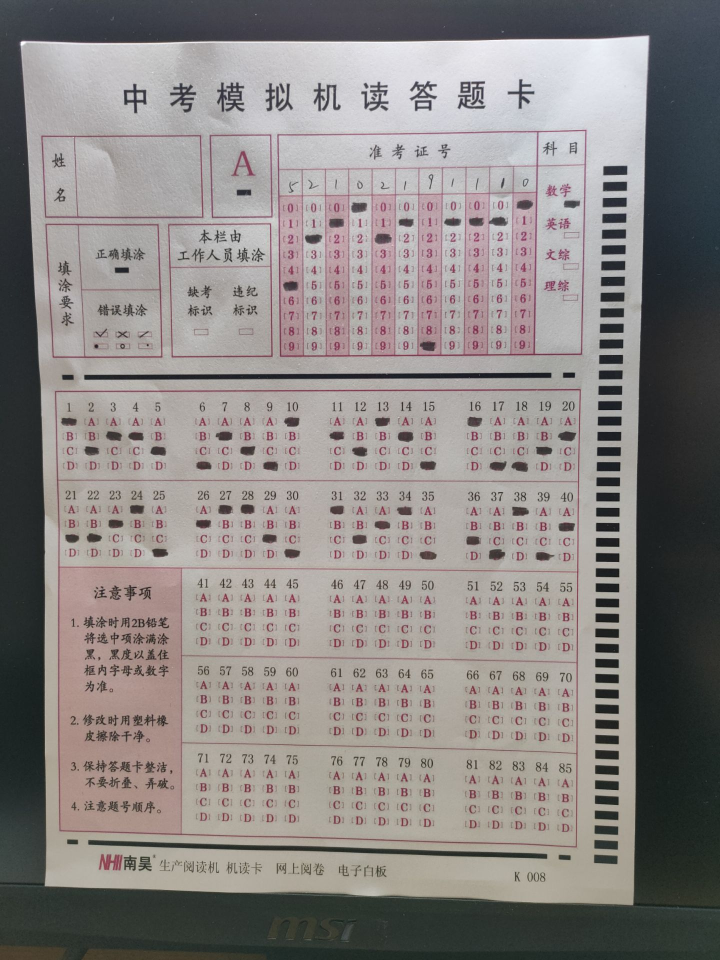
#> input picture img/2.jpg, 1440 x 1920 px (shown at 1/2 size)
$ python -i utils.py   (imports and definitions only)   (older library calls are emulated)
#> lines starting #> are read from the running program, lines starting #| are printed output that depends on the picture; after the words box and inside, x2 and y2 are one past the last pixel; in counts of white or black regions, pixels touching at a corner belong together
import cv2
import numpy as np
import imutils as im
from MACROS import *


def sobel_binarize(gray):
    # Enhence the image with Sobel operator
    h = cv2.Sobel(gray, cv2.CV_32F, 0, 1, -1)
    v = cv2.Sobel(gray, cv2.CV_32F, 1, 0, -1)
    gray = cv2.add(h, v)
    gray = cv2.convertScaleAbs(gray, alpha=ADJUST_CONTRAST_ALPHA, beta=ADJUST_CONTRAST_BETA)
    gray = cv2.GaussianBlur(gray, *GAUSSIAN_KERNEL, GAUSSIAN_KERNEL_SIGMA)
    _, binary = cv2.threshold(gray, 120, 255, cv2.THRESH_BINARY)
    # binary = cv2.adaptiveThreshold(img, 255, cv2.ADAPTIVE_THRESH_GAUSSIAN_C,
    #                             cv2.THRESH_BINARY, 11, 2)
    return binary

# [56 lines left out: functions edge_detection, line_length, line_angle, not called in this run]

>>> import cv2
>>> picture = cv2.imread('img/2.jpg', cv2.IMREAD_GRAYSCALE)
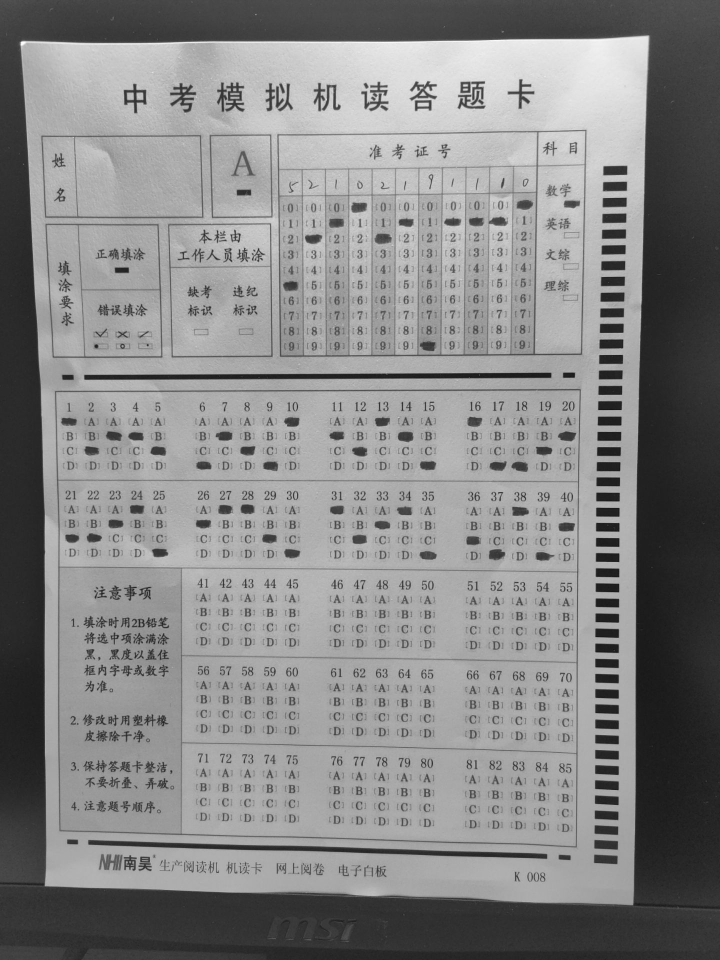
#> picture: shape (1920, 1440) (shown at 1/2 size); min 10, max 255, mean 133.7
>>> result = sobel_binarize(picture)
#> in sobel_binarize, `h = cv2.Sobel(gray, cv2.CV_32F, 0, 1, -1)`:
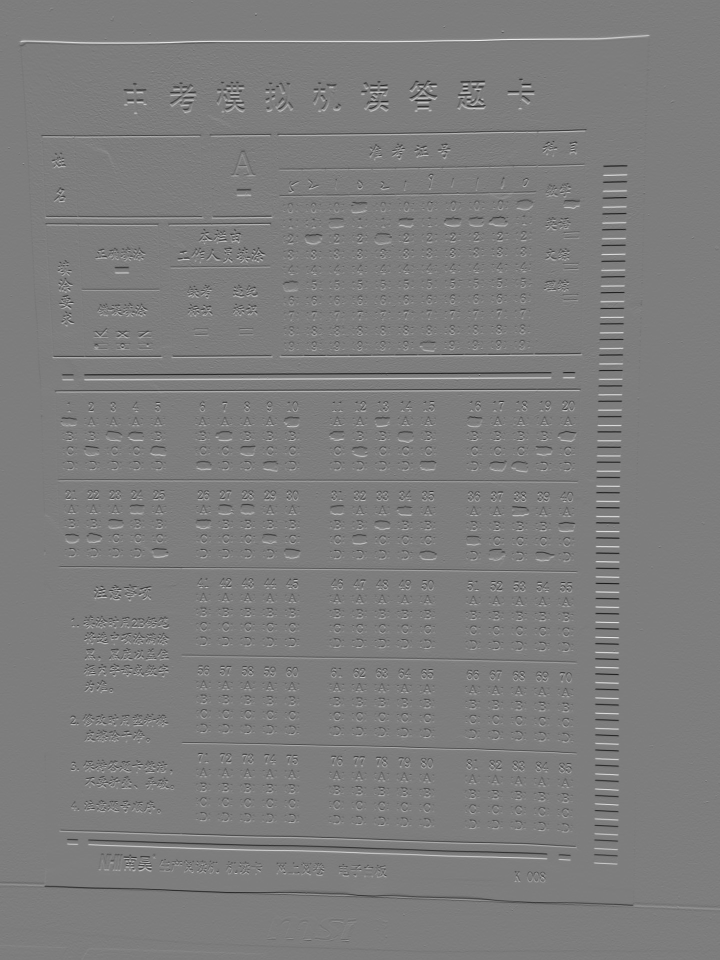
#> h: shape (1920, 1440) float32 (shown at 1/2 size); min -665, max 684, mean -0.1; drawn with min black and max white
#> in sobel_binarize, `v = cv2.Sobel(gray, cv2.CV_32F, 1, 0, -1)`:
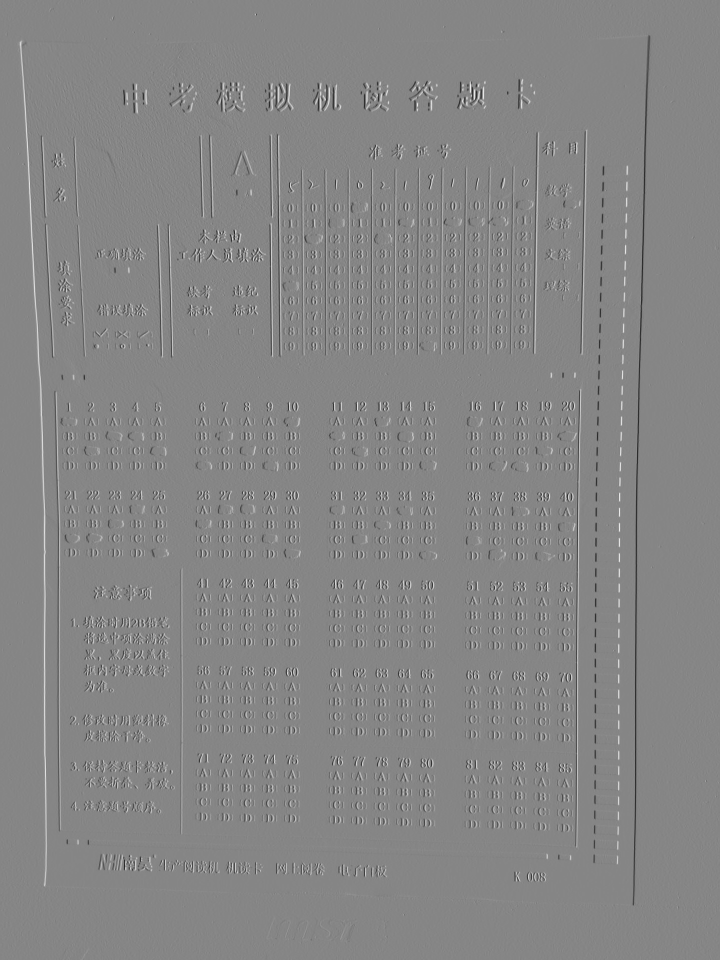
#> v: shape (1920, 1440) float32 (shown at 1/2 size); min -674, max 610, mean 0; drawn with min black and max white
#> in sobel_binarize, `gray = cv2.convertScaleAbs(gray, alpha=ADJUST_CONTRAST_ALPHA, beta=ADJ..`:
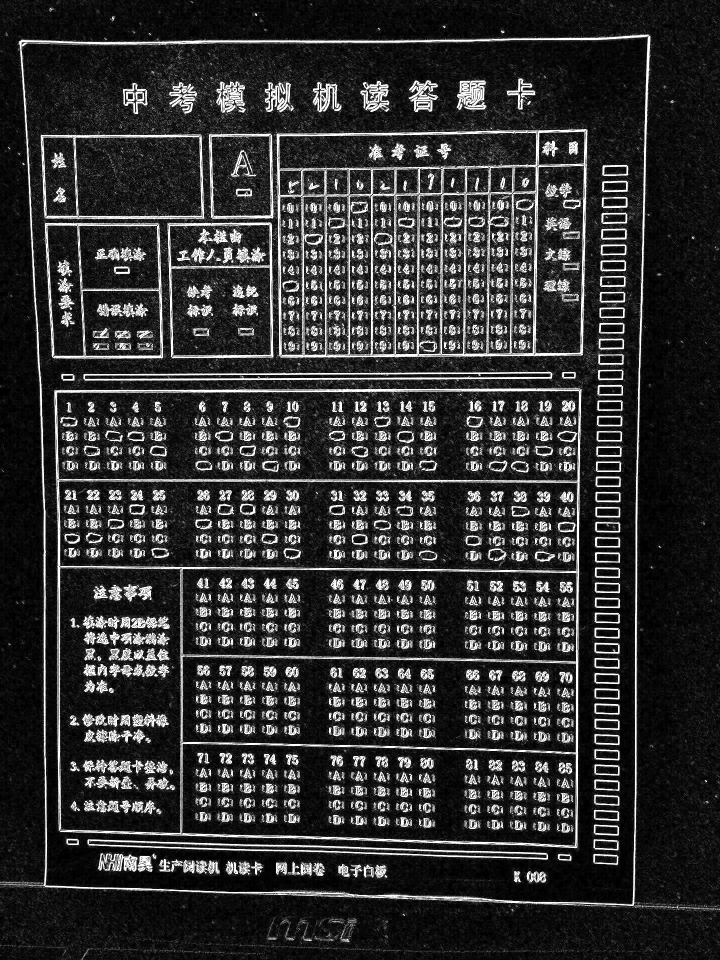
#> gray: shape (1920, 1440) (shown at 1/2 size); min 0, max 255, mean 49.5
#> in sobel_binarize, `_, binary = cv2.threshold(gray, 120, 255, cv2.THRESH_BINARY)`:
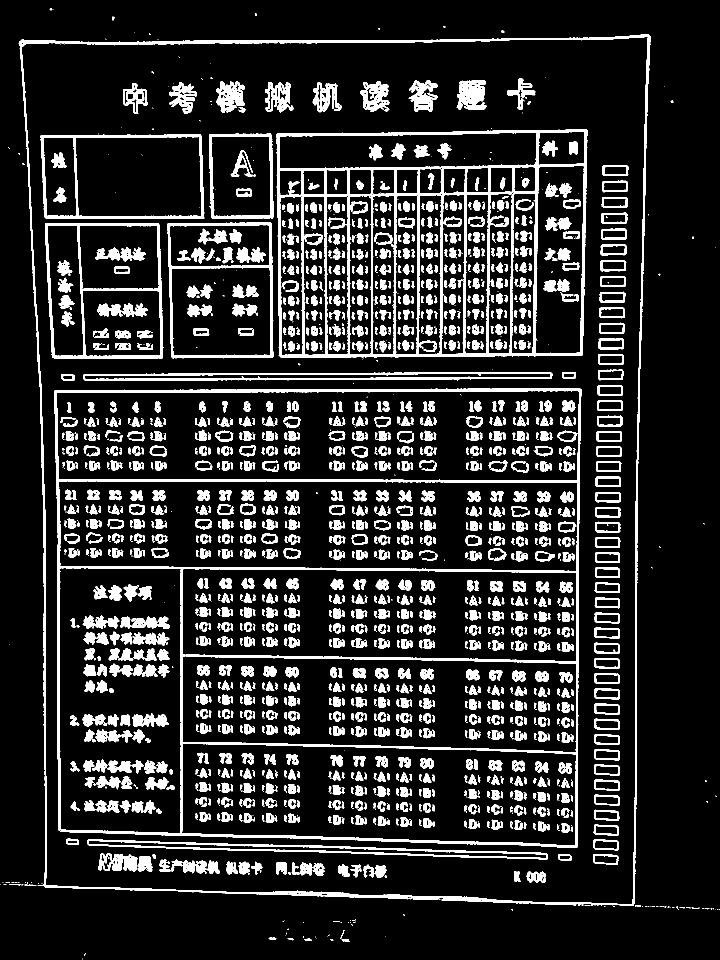
#> binary: shape (1920, 1440) (shown at 1/2 size); 14.8% white; 1965 white regions (415 under 20 px), largest, box (x1, y1, x2, y2) and area: (108, 776, 1164, 1696) 39222, (553, 258, 1175, 716) 38739, (37, 69, 1301, 1812) 25051

$ run again, on img/cam.jpg
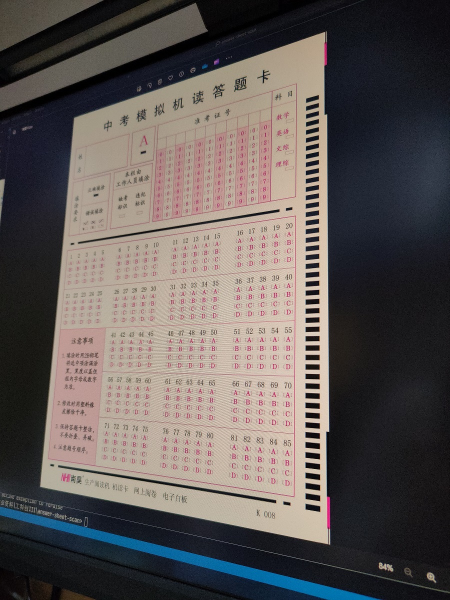
#> input picture img/cam.jpg, 900 x 1200 px (shown at 1/2 size)
#> in sobel_binarize, `gray = cv2.convertScaleAbs(gray, alpha=ADJUST_CONTRAST_ALPHA, beta=ADJ..`:
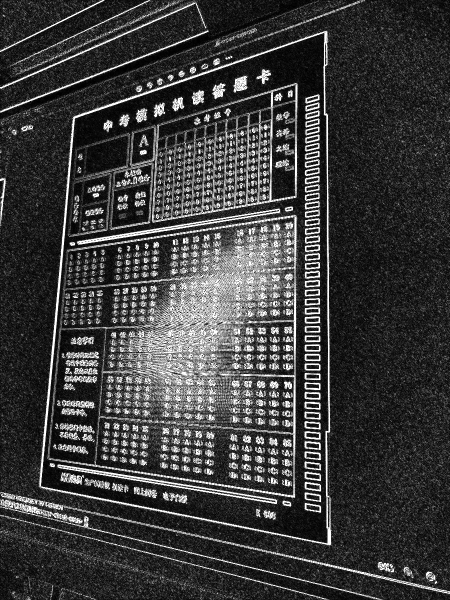
#> gray: shape (1200, 900) (shown at 1/2 size); min 0, max 255, mean 60.4
#> in sobel_binarize, `_, binary = cv2.threshold(gray, 120, 255, cv2.THRESH_BINARY)`:
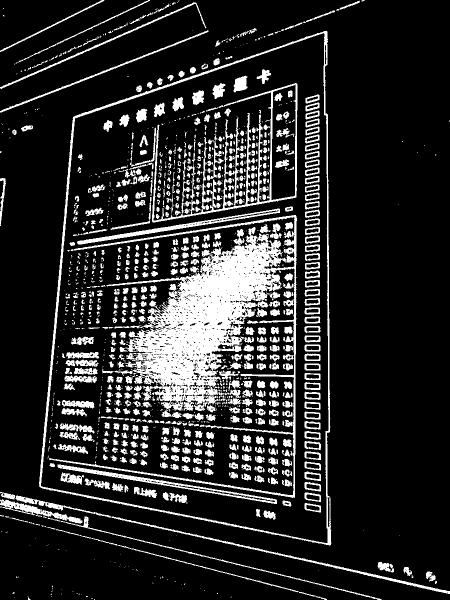
#> binary: shape (1200, 900) (shown at 1/2 size); 16.4% white; 1321 white regions (710 under 20 px), largest, box (x1, y1, x2, y2) and area: (98, 430, 594, 996) 59439, (78, 62, 663, 1091) 11729, (304, 166, 595, 445) 9361

$ run again, on img/cam0.jpg
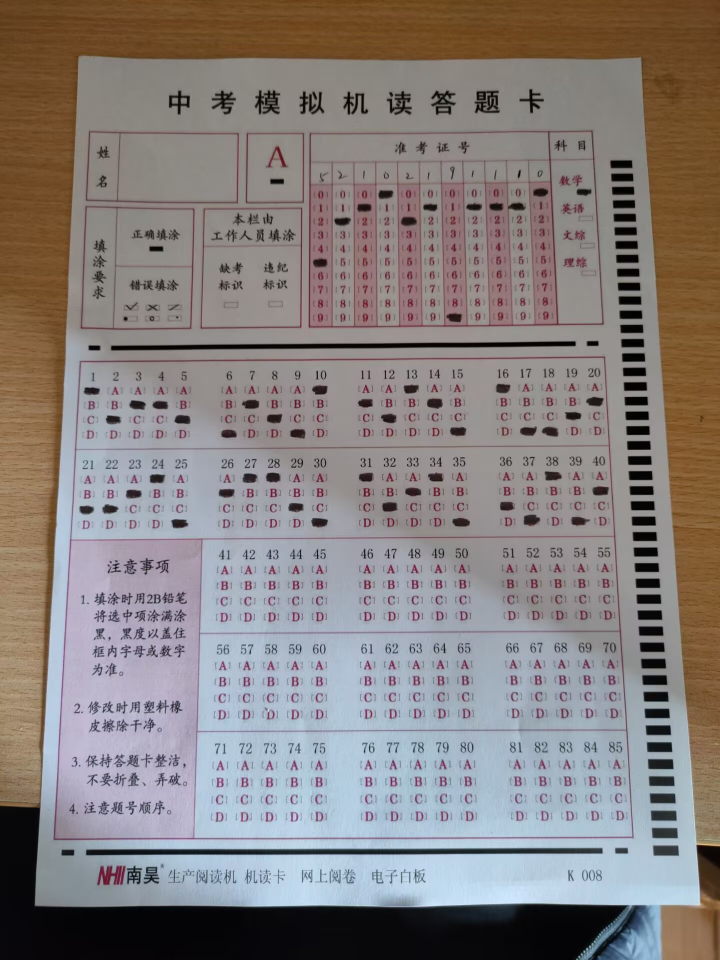
#> input picture img/cam0.jpg, 1440 x 1920 px (shown at 1/2 size)
#> in sobel_binarize, `v = cv2.Sobel(gray, cv2.CV_32F, 1, 0, -1)`:
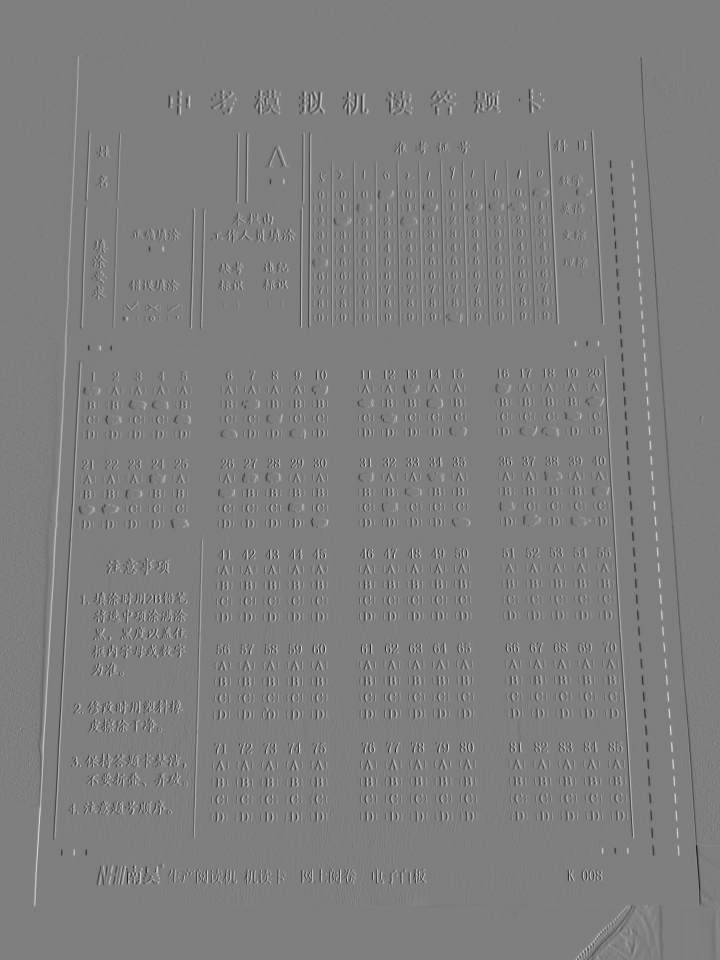
#> v: shape (1920, 1440) float32 (shown at 1/2 size); min -650, max 657, mean 0; drawn with min black and max white
#> in sobel_binarize, `_, binary = cv2.threshold(gray, 120, 255, cv2.THRESH_BINARY)`:
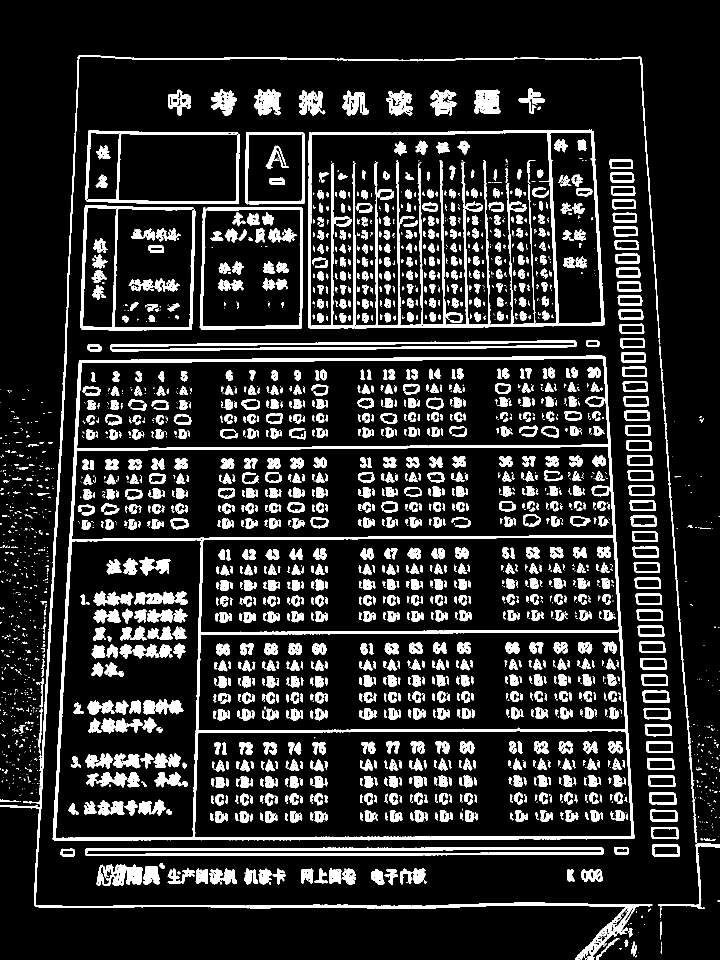
#> binary: shape (1920, 1440) (shown at 1/2 size); 15% white; 2690 white regions (1172 under 20 px), largest, box (x1, y1, x2, y2) and area: (105, 711, 1269, 1682) 45305, (616, 259, 1209, 657) 26452, (0, 110, 1320, 1920) 20319

$ run again, on img/cam1.jpg
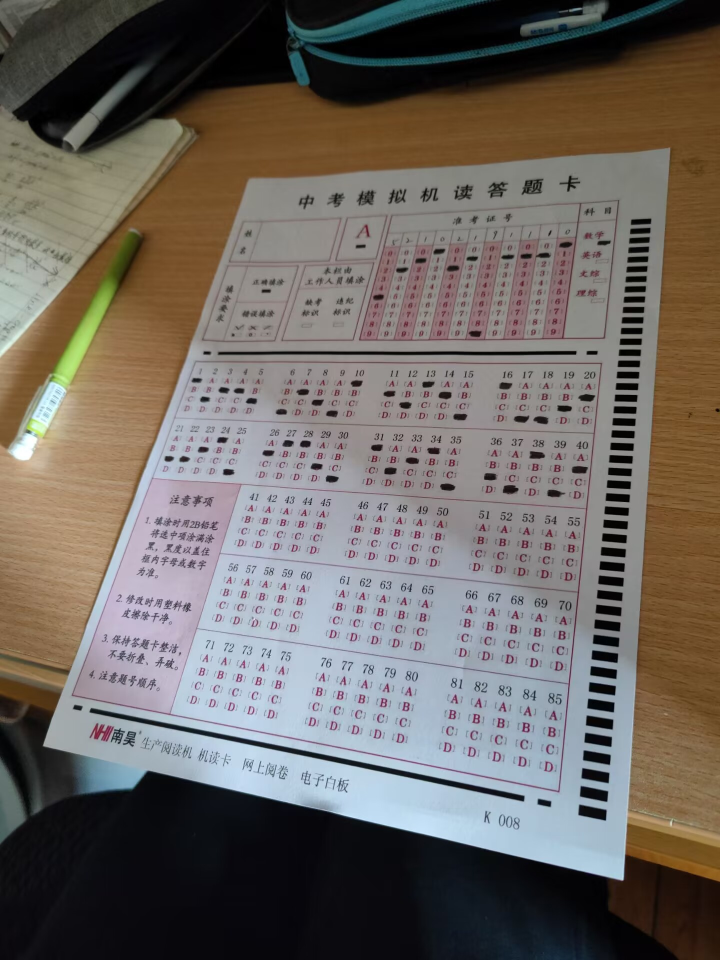
#> input picture img/cam1.jpg, 1440 x 1920 px (shown at 1/2 size)
#> in sobel_binarize, `v = cv2.Sobel(gray, cv2.CV_32F, 1, 0, -1)`:
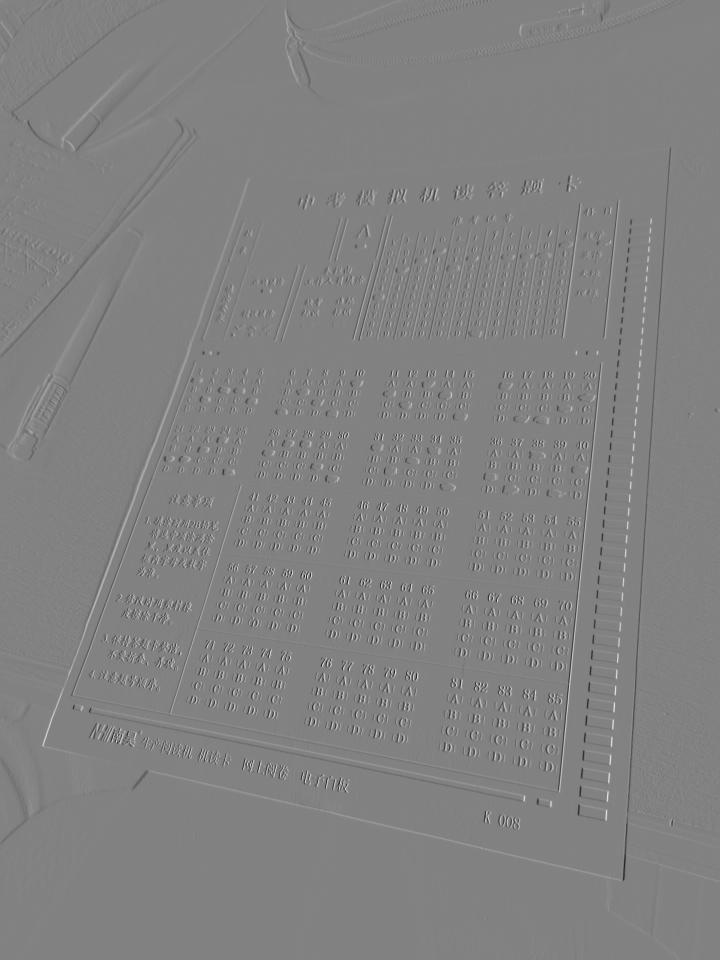
#> v: shape (1920, 1440) float32 (shown at 1/2 size); min -671, max 647, mean -0.1; drawn with min black and max white
#> in sobel_binarize, `_, binary = cv2.threshold(gray, 120, 255, cv2.THRESH_BINARY)`:
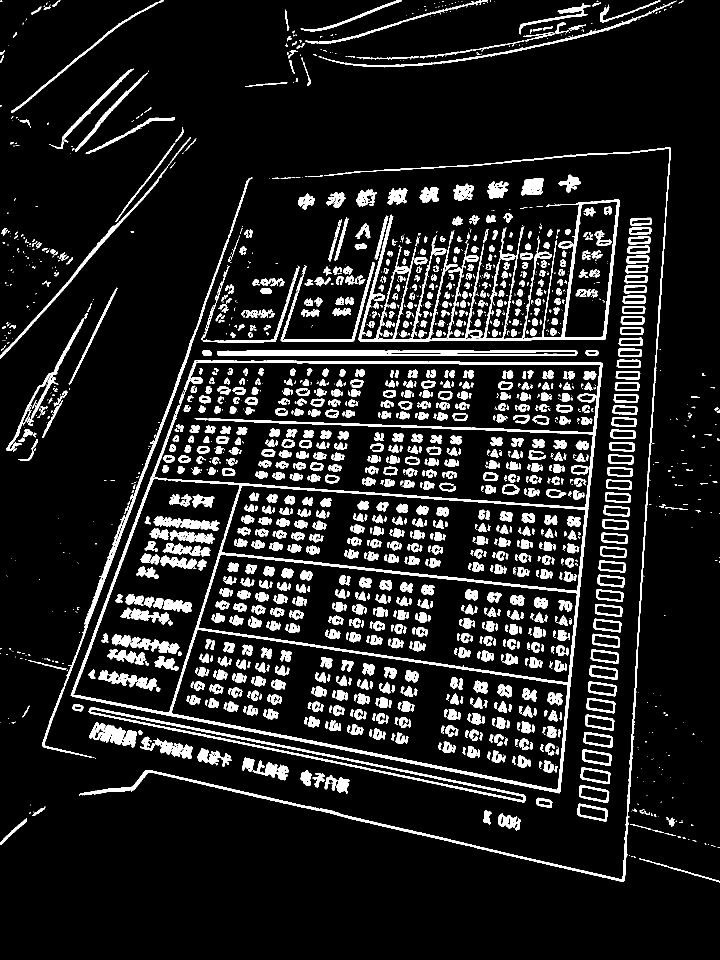
#> binary: shape (1920, 1440) (shown at 1/2 size); 11.4% white; 2002 white regions (791 under 20 px), largest, box (x1, y1, x2, y2) and area: (141, 720, 1206, 1587) 33460, (717, 399, 1240, 683) 15459, (158, 294, 1342, 1764) 11259
